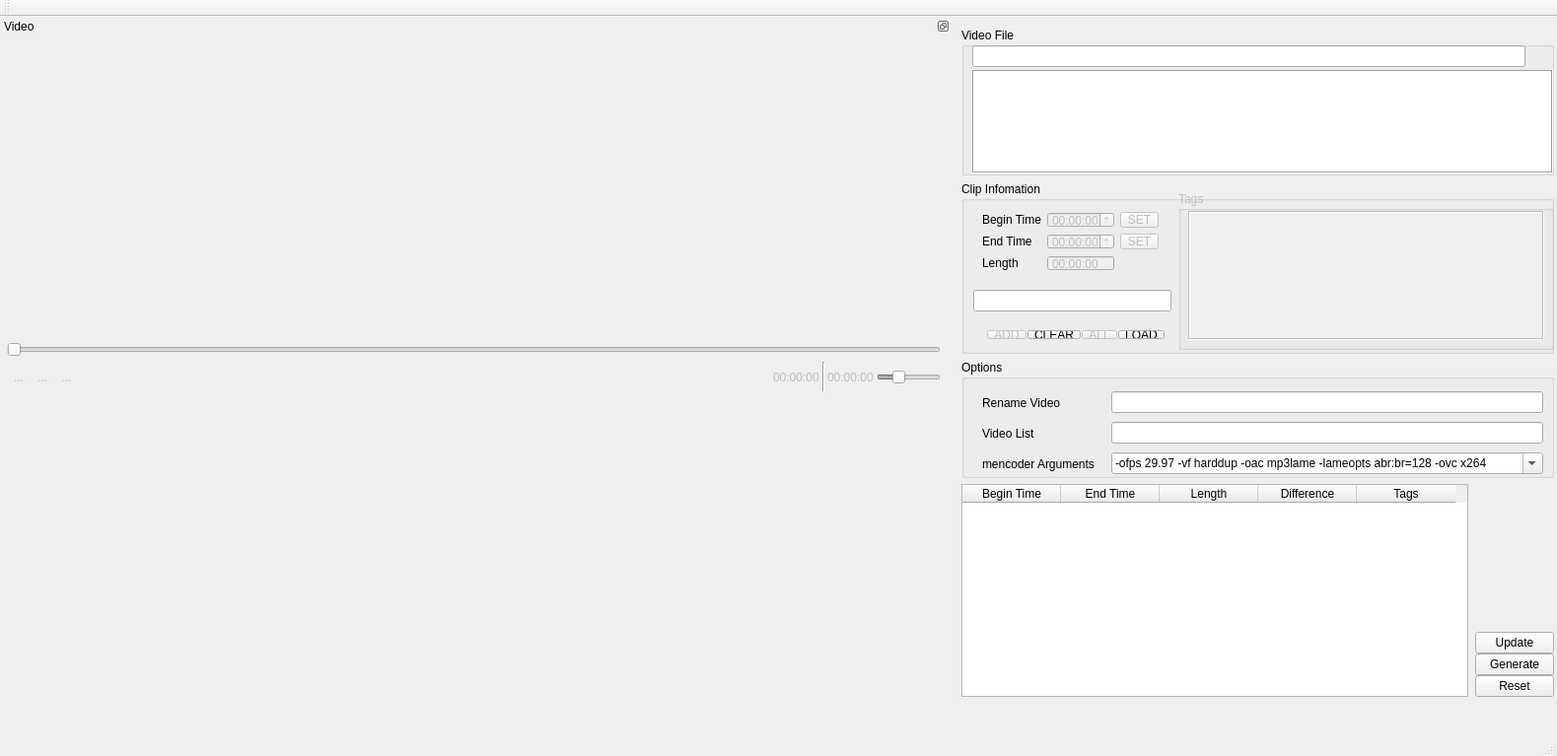
<?xml version="1.0" encoding="UTF-8"?>
<ui version="4.0">
 <class>MainWindow</class>
 <widget class="QMainWindow" name="MainWindow">
  <property name="windowModality">
   <enum>Qt::NonModal</enum>
  </property>
  <property name="geometry">
   <rect>
    <x>0</x>
    <y>0</y>
    <width>1579</width>
    <height>767</height>
   </rect>
  </property>
  <property name="sizePolicy">
   <sizepolicy hsizetype="Fixed" vsizetype="Fixed">
    <horstretch>0</horstretch>
    <verstretch>0</verstretch>
   </sizepolicy>
  </property>
  <property name="minimumSize">
   <size>
    <width>1579</width>
    <height>767</height>
   </size>
  </property>
  <property name="maximumSize">
   <size>
    <width>1759</width>
    <height>767</height>
   </size>
  </property>
  <property name="acceptDrops">
   <bool>true</bool>
  </property>
  <property name="windowTitle">
   <string>Video Clip Information Generator</string>
  </property>
  <property name="toolButtonStyle">
   <enum>Qt::ToolButtonIconOnly</enum>
  </property>
  <property name="documentMode">
   <bool>false</bool>
  </property>
  <property name="tabShape">
   <enum>QTabWidget::Triangular</enum>
  </property>
  <property name="dockNestingEnabled">
   <bool>false</bool>
  </property>
  <property name="dockOptions">
   <set>QMainWindow::AllowTabbedDocks|QMainWindow::AnimatedDocks</set>
  </property>
  <property name="unifiedTitleAndToolBarOnMac">
   <bool>false</bool>
  </property>
  <widget class="QWidget" name="centralWidget">
   <property name="sizePolicy">
    <sizepolicy hsizetype="Expanding" vsizetype="Expanding">
     <horstretch>0</horstretch>
     <verstretch>0</verstretch>
    </sizepolicy>
   </property>
   <widget class="QWidget" name="verticalLayoutWidget_4">
    <property name="geometry">
     <rect>
      <x>0</x>
      <y>0</y>
      <width>611</width>
      <height>701</height>
     </rect>
    </property>
    <layout class="QVBoxLayout" name="verticalLayout_6" stretch="0,0,0,1">
     <property name="leftMargin">
      <number>5</number>
     </property>
     <property name="rightMargin">
      <number>5</number>
     </property>
     <item>
      <widget class="QGroupBox" name="groupBox">
       <property name="sizePolicy">
        <sizepolicy hsizetype="Expanding" vsizetype="Fixed">
         <horstretch>0</horstretch>
         <verstretch>0</verstretch>
        </sizepolicy>
       </property>
       <property name="minimumSize">
        <size>
         <width>0</width>
         <height>150</height>
        </size>
       </property>
       <property name="maximumSize">
        <size>
         <width>16777215</width>
         <height>150</height>
        </size>
       </property>
       <property name="title">
        <string>Video File</string>
       </property>
       <property name="alignment">
        <set>Qt::AlignLeading|Qt::AlignLeft|Qt::AlignTop</set>
       </property>
       <property name="flat">
        <bool>true</bool>
       </property>
       <property name="checkable">
        <bool>false</bool>
       </property>
       <widget class="QWidget" name="verticalLayoutWidget_5">
        <property name="geometry">
         <rect>
          <x>10</x>
          <y>10</y>
          <width>591</width>
          <height>139</height>
         </rect>
        </property>
        <layout class="QVBoxLayout" name="verticalLayout_7" stretch="0,1">
         <property name="spacing">
          <number>0</number>
         </property>
         <property name="sizeConstraint">
          <enum>QLayout::SetMinAndMaxSize</enum>
         </property>
         <property name="leftMargin">
          <number>1</number>
         </property>
         <property name="topMargin">
          <number>5</number>
         </property>
         <property name="rightMargin">
          <number>1</number>
         </property>
         <property name="bottomMargin">
          <number>1</number>
         </property>
         <item>
          <layout class="QGridLayout" name="gridLayoutFileSelector" rowstretch="0" columnstretch="1,1">
           <property name="leftMargin">
            <number>0</number>
           </property>
           <property name="rightMargin">
            <number>0</number>
           </property>
           <property name="spacing">
            <number>0</number>
           </property>
           <item row="0" column="1">
            <widget class="QToolButton" name="toolButtonFileDialog">
             <property name="maximumSize">
              <size>
               <width>28</width>
               <height>28</height>
              </size>
             </property>
             <property name="icon">
              <iconset resource="ClipInfoGenerator.qrc">
               <normaloff>:/icons/icons/folder.png</normaloff>:/icons/icons/folder.png</iconset>
             </property>
             <property name="iconSize">
              <size>
               <width>24</width>
               <height>24</height>
              </size>
             </property>
             <property name="toolButtonStyle">
              <enum>Qt::ToolButtonIconOnly</enum>
             </property>
             <property name="autoRaise">
              <bool>true</bool>
             </property>
            </widget>
           </item>
           <item row="0" column="0">
            <widget class="QLineEdit" name="lineEditFileName">
             <property name="enabled">
              <bool>true</bool>
             </property>
             <property name="sizePolicy">
              <sizepolicy hsizetype="Expanding" vsizetype="Fixed">
               <horstretch>0</horstretch>
               <verstretch>0</verstretch>
              </sizepolicy>
             </property>
             <property name="acceptDrops">
              <bool>false</bool>
             </property>
             <property name="readOnly">
              <bool>true</bool>
             </property>
            </widget>
           </item>
          </layout>
         </item>
         <item>
          <widget class="QTableWidget" name="tableWidgetVideoInfo">
           <property name="sizePolicy">
            <sizepolicy hsizetype="Expanding" vsizetype="Expanding">
             <horstretch>1</horstretch>
             <verstretch>0</verstretch>
            </sizepolicy>
           </property>
           <property name="minimumSize">
            <size>
             <width>0</width>
             <height>0</height>
            </size>
           </property>
           <property name="frameShape">
            <enum>QFrame::Box</enum>
           </property>
           <property name="midLineWidth">
            <number>0</number>
           </property>
           <property name="editTriggers">
            <set>QAbstractItemView::NoEditTriggers</set>
           </property>
           <property name="alternatingRowColors">
            <bool>true</bool>
           </property>
           <property name="showGrid">
            <bool>true</bool>
           </property>
           <property name="gridStyle">
            <enum>Qt::DotLine</enum>
           </property>
           <property name="cornerButtonEnabled">
            <bool>true</bool>
           </property>
           <property name="rowCount">
            <number>0</number>
           </property>
           <property name="columnCount">
            <number>4</number>
           </property>
           <attribute name="horizontalHeaderVisible">
            <bool>false</bool>
           </attribute>
           <attribute name="horizontalHeaderDefaultSectionSize">
            <number>110</number>
           </attribute>
           <attribute name="horizontalHeaderHighlightSections">
            <bool>false</bool>
           </attribute>
           <attribute name="verticalHeaderVisible">
            <bool>false</bool>
           </attribute>
           <attribute name="verticalHeaderHighlightSections">
            <bool>false</bool>
           </attribute>
           <column/>
           <column/>
           <column/>
           <column/>
          </widget>
         </item>
        </layout>
       </widget>
      </widget>
     </item>
     <item>
      <widget class="QGroupBox" name="groupBoxClipInfo">
       <property name="sizePolicy">
        <sizepolicy hsizetype="MinimumExpanding" vsizetype="Fixed">
         <horstretch>0</horstretch>
         <verstretch>0</verstretch>
        </sizepolicy>
       </property>
       <property name="minimumSize">
        <size>
         <width>0</width>
         <height>175</height>
        </size>
       </property>
       <property name="maximumSize">
        <size>
         <width>16777215</width>
         <height>200</height>
        </size>
       </property>
       <property name="title">
        <string>Clip Infomation</string>
       </property>
       <property name="flat">
        <bool>true</bool>
       </property>
       <widget class="QWidget" name="gridLayoutWidget_3">
        <property name="geometry">
         <rect>
          <x>10</x>
          <y>20</y>
          <width>201</width>
          <height>82</height>
         </rect>
        </property>
        <layout class="QGridLayout" name="gridLayout_3">
         <item row="0" column="1">
          <widget class="QTimeEdit" name="timeEditBegin">
           <property name="enabled">
            <bool>false</bool>
           </property>
           <property name="sizePolicy">
            <sizepolicy hsizetype="Minimum" vsizetype="Minimum">
             <horstretch>0</horstretch>
             <verstretch>0</verstretch>
            </sizepolicy>
           </property>
           <property name="currentSection">
            <enum>QDateTimeEdit::HourSection</enum>
           </property>
           <property name="displayFormat">
            <string>hh:mm:ss</string>
           </property>
           <property name="timeSpec">
            <enum>Qt::OffsetFromUTC</enum>
           </property>
          </widget>
         </item>
         <item row="0" column="0">
          <widget class="QLabel" name="labelBeginTime">
           <property name="sizePolicy">
            <sizepolicy hsizetype="Minimum" vsizetype="Preferred">
             <horstretch>0</horstretch>
             <verstretch>0</verstretch>
            </sizepolicy>
           </property>
           <property name="text">
            <string>Begin Time</string>
           </property>
           <property name="alignment">
            <set>Qt::AlignLeading|Qt::AlignLeft|Qt::AlignVCenter</set>
           </property>
          </widget>
         </item>
         <item row="1" column="0">
          <widget class="QLabel" name="labelEnd">
           <property name="sizePolicy">
            <sizepolicy hsizetype="Minimum" vsizetype="Preferred">
             <horstretch>0</horstretch>
             <verstretch>0</verstretch>
            </sizepolicy>
           </property>
           <property name="text">
            <string>End Time</string>
           </property>
           <property name="alignment">
            <set>Qt::AlignLeading|Qt::AlignLeft|Qt::AlignVCenter</set>
           </property>
          </widget>
         </item>
         <item row="1" column="1">
          <widget class="QTimeEdit" name="timeEditEnd">
           <property name="enabled">
            <bool>false</bool>
           </property>
           <property name="buttonSymbols">
            <enum>QAbstractSpinBox::UpDownArrows</enum>
           </property>
           <property name="displayFormat">
            <string>hh:mm:ss</string>
           </property>
           <property name="timeSpec">
            <enum>Qt::OffsetFromUTC</enum>
           </property>
          </widget>
         </item>
         <item row="2" column="0">
          <widget class="QLabel" name="labelLength">
           <property name="sizePolicy">
            <sizepolicy hsizetype="Minimum" vsizetype="Preferred">
             <horstretch>0</horstretch>
             <verstretch>0</verstretch>
            </sizepolicy>
           </property>
           <property name="text">
            <string>Length</string>
           </property>
           <property name="alignment">
            <set>Qt::AlignLeading|Qt::AlignLeft|Qt::AlignVCenter</set>
           </property>
          </widget>
         </item>
         <item row="2" column="1">
          <widget class="QTimeEdit" name="timeEditLength">
           <property name="enabled">
            <bool>false</bool>
           </property>
           <property name="buttonSymbols">
            <enum>QAbstractSpinBox::NoButtons</enum>
           </property>
           <property name="displayFormat">
            <string>hh:mm:ss</string>
           </property>
           <property name="timeSpec">
            <enum>Qt::OffsetFromUTC</enum>
           </property>
          </widget>
         </item>
         <item row="0" column="2">
          <widget class="QToolButton" name="toolButtonBeginSet">
           <property name="enabled">
            <bool>false</bool>
           </property>
           <property name="text">
            <string>SET</string>
           </property>
          </widget>
         </item>
         <item row="1" column="2">
          <widget class="QToolButton" name="toolButtonEndSet">
           <property name="enabled">
            <bool>false</bool>
           </property>
           <property name="text">
            <string>SET</string>
           </property>
          </widget>
         </item>
        </layout>
       </widget>
       <widget class="QGroupBox" name="groupBoxTag">
        <property name="enabled">
         <bool>false</bool>
        </property>
        <property name="geometry">
         <rect>
          <x>220</x>
          <y>10</y>
          <width>381</width>
          <height>161</height>
         </rect>
        </property>
        <property name="sizePolicy">
         <sizepolicy hsizetype="Expanding" vsizetype="Expanding">
          <horstretch>0</horstretch>
          <verstretch>0</verstretch>
         </sizepolicy>
        </property>
        <property name="title">
         <string>Tags</string>
        </property>
        <property name="checkable">
         <bool>false</bool>
        </property>
        <property name="checked">
         <bool>false</bool>
        </property>
        <widget class="QListWidget" name="listWidgetTags">
         <property name="enabled">
          <bool>false</bool>
         </property>
         <property name="geometry">
          <rect>
           <x>10</x>
           <y>20</y>
           <width>361</width>
           <height>131</height>
          </rect>
         </property>
         <property name="sizePolicy">
          <sizepolicy hsizetype="Expanding" vsizetype="Fixed">
           <horstretch>0</horstretch>
           <verstretch>0</verstretch>
          </sizepolicy>
         </property>
         <property name="focusPolicy">
          <enum>Qt::StrongFocus</enum>
         </property>
         <property name="frameShape">
          <enum>QFrame::Box</enum>
         </property>
         <property name="frameShadow">
          <enum>QFrame::Sunken</enum>
         </property>
         <property name="editTriggers">
          <set>QAbstractItemView::DoubleClicked|QAbstractItemView::EditKeyPressed|QAbstractItemView::SelectedClicked</set>
         </property>
         <property name="selectionMode">
          <enum>QAbstractItemView::MultiSelection</enum>
         </property>
         <property name="isWrapping" stdset="0">
          <bool>true</bool>
         </property>
         <property name="layoutMode">
          <enum>QListView::SinglePass</enum>
         </property>
        </widget>
       </widget>
       <widget class="QWidget" name="horizontalLayoutWidget_4">
        <property name="geometry">
         <rect>
          <x>14</x>
          <y>140</y>
          <width>205</width>
          <height>31</height>
         </rect>
        </property>
        <layout class="QHBoxLayout" name="horizontalLayout_5">
         <property name="spacing">
          <number>0</number>
         </property>
         <item>
          <widget class="QToolButton" name="toolButtonClipAdd">
           <property name="enabled">
            <bool>false</bool>
           </property>
           <property name="toolTip">
            <string>Add a new clip information to the table</string>
           </property>
           <property name="text">
            <string>ADD</string>
           </property>
          </widget>
         </item>
         <item>
          <widget class="QToolButton" name="toolButtonClipClear">
           <property name="toolTip">
            <string>Clear all clip information</string>
           </property>
           <property name="text">
            <string>CLEAR</string>
           </property>
          </widget>
         </item>
         <item>
          <widget class="QToolButton" name="toolButtonTagAll">
           <property name="enabled">
            <bool>false</bool>
           </property>
           <property name="toolTip">
            <string>Select all tags</string>
           </property>
           <property name="text">
            <string>ALL</string>
           </property>
          </widget>
         </item>
         <item>
          <widget class="QToolButton" name="toolButton">
           <property name="toolTip">
            <string>Reload tag_list.ini</string>
           </property>
           <property name="whatsThis">
            <string/>
           </property>
           <property name="text">
            <string>LOAD</string>
           </property>
          </widget>
         </item>
        </layout>
       </widget>
       <widget class="QLineEdit" name="lineEditTagOther">
        <property name="geometry">
         <rect>
          <x>12</x>
          <y>110</y>
          <width>201</width>
          <height>22</height>
         </rect>
        </property>
       </widget>
      </widget>
     </item>
     <item alignment="Qt::AlignTop">
      <widget class="QGroupBox" name="groupBoxOptions">
       <property name="sizePolicy">
        <sizepolicy hsizetype="Expanding" vsizetype="Fixed">
         <horstretch>0</horstretch>
         <verstretch>0</verstretch>
        </sizepolicy>
       </property>
       <property name="minimumSize">
        <size>
         <width>499</width>
         <height>120</height>
        </size>
       </property>
       <property name="maximumSize">
        <size>
         <width>16777215</width>
         <height>120</height>
        </size>
       </property>
       <property name="title">
        <string>Options</string>
       </property>
       <property name="flat">
        <bool>true</bool>
       </property>
       <widget class="QWidget" name="gridLayoutWidget_2">
        <property name="geometry">
         <rect>
          <x>10</x>
          <y>20</y>
          <width>591</width>
          <height>91</height>
         </rect>
        </property>
        <layout class="QGridLayout" name="gridLayout_2" columnstretch="0,1">
         <property name="sizeConstraint">
          <enum>QLayout::SetMinAndMaxSize</enum>
         </property>
         <item row="2" column="1">
          <widget class="QComboBox" name="comboBox">
           <property name="editable">
            <bool>true</bool>
           </property>
           <item>
            <property name="text">
             <string>-ofps 29.97 -vf harddup -oac mp3lame -lameopts abr:br=128 -ovc x264</string>
            </property>
           </item>
           <item>
            <property name="text">
             <string>-ovc copy -oac mp3lame -lameopts abr:br=128</string>
            </property>
           </item>
           <item>
            <property name="text">
             <string>-ofps 29.97 -vf harddup -oac pcm -ovc x264 -x264encopts bitrate=3000</string>
            </property>
           </item>
          </widget>
         </item>
         <item row="0" column="0">
          <widget class="QLabel" name="labelNewName">
           <property name="sizePolicy">
            <sizepolicy hsizetype="Minimum" vsizetype="Fixed">
             <horstretch>0</horstretch>
             <verstretch>0</verstretch>
            </sizepolicy>
           </property>
           <property name="minimumSize">
            <size>
             <width>125</width>
             <height>25</height>
            </size>
           </property>
           <property name="maximumSize">
            <size>
             <width>16777215</width>
             <height>25</height>
            </size>
           </property>
           <property name="text">
            <string>Rename Video</string>
           </property>
          </widget>
         </item>
         <item row="0" column="1">
          <widget class="QLineEdit" name="lineEditNewName">
           <property name="sizePolicy">
            <sizepolicy hsizetype="Expanding" vsizetype="Fixed">
             <horstretch>0</horstretch>
             <verstretch>0</verstretch>
            </sizepolicy>
           </property>
           <property name="minimumSize">
            <size>
             <width>0</width>
             <height>0</height>
            </size>
           </property>
          </widget>
         </item>
         <item row="1" column="1">
          <widget class="QLineEdit" name="lineEditVideoList"/>
         </item>
         <item row="1" column="0">
          <widget class="QLabel" name="labelVideoList">
           <property name="sizePolicy">
            <sizepolicy hsizetype="Minimum" vsizetype="Fixed">
             <horstretch>0</horstretch>
             <verstretch>0</verstretch>
            </sizepolicy>
           </property>
           <property name="minimumSize">
            <size>
             <width>125</width>
             <height>25</height>
            </size>
           </property>
           <property name="maximumSize">
            <size>
             <width>16777215</width>
             <height>25</height>
            </size>
           </property>
           <property name="text">
            <string>Video List</string>
           </property>
          </widget>
         </item>
         <item row="2" column="0">
          <widget class="QLabel" name="labelMencoderArgs">
           <property name="sizePolicy">
            <sizepolicy hsizetype="Minimum" vsizetype="Fixed">
             <horstretch>0</horstretch>
             <verstretch>0</verstretch>
            </sizepolicy>
           </property>
           <property name="minimumSize">
            <size>
             <width>125</width>
             <height>25</height>
            </size>
           </property>
           <property name="maximumSize">
            <size>
             <width>16777215</width>
             <height>25</height>
            </size>
           </property>
           <property name="text">
            <string>mencoder Arguments</string>
           </property>
          </widget>
         </item>
        </layout>
       </widget>
      </widget>
     </item>
     <item>
      <layout class="QHBoxLayout" name="horizontalLayout_6" stretch="1,0">
       <property name="spacing">
        <number>7</number>
       </property>
       <item>
        <widget class="QTableWidget" name="tableWidget">
         <property name="sizePolicy">
          <sizepolicy hsizetype="Expanding" vsizetype="Expanding">
           <horstretch>0</horstretch>
           <verstretch>0</verstretch>
          </sizepolicy>
         </property>
         <property name="focusPolicy">
          <enum>Qt::StrongFocus</enum>
         </property>
         <property name="editTriggers">
          <set>QAbstractItemView::DoubleClicked</set>
         </property>
         <property name="tabKeyNavigation">
          <bool>true</bool>
         </property>
         <property name="dragDropOverwriteMode">
          <bool>false</bool>
         </property>
         <property name="alternatingRowColors">
          <bool>true</bool>
         </property>
         <property name="selectionMode">
          <enum>QAbstractItemView::ExtendedSelection</enum>
         </property>
         <property name="rowCount">
          <number>0</number>
         </property>
         <property name="columnCount">
          <number>5</number>
         </property>
         <column>
          <property name="text">
           <string>Begin Time</string>
          </property>
         </column>
         <column>
          <property name="text">
           <string>End Time</string>
          </property>
         </column>
         <column>
          <property name="text">
           <string>Length</string>
          </property>
         </column>
         <column>
          <property name="text">
           <string>Difference</string>
          </property>
         </column>
         <column>
          <property name="text">
           <string>Tags</string>
          </property>
         </column>
        </widget>
       </item>
       <item>
        <layout class="QVBoxLayout" name="verticalLayout_4">
         <property name="spacing">
          <number>0</number>
         </property>
         <item>
          <spacer name="verticalSpacer">
           <property name="orientation">
            <enum>Qt::Vertical</enum>
           </property>
           <property name="sizeType">
            <enum>QSizePolicy::Expanding</enum>
           </property>
           <property name="sizeHint" stdset="0">
            <size>
             <width>20</width>
             <height>40</height>
            </size>
           </property>
          </spacer>
         </item>
         <item>
          <widget class="QPushButton" name="pushButtonUpdate">
           <property name="text">
            <string>Update</string>
           </property>
          </widget>
         </item>
         <item>
          <widget class="QPushButton" name="pushButtonVLGen">
           <property name="text">
            <string>Generate</string>
           </property>
          </widget>
         </item>
         <item>
          <widget class="QPushButton" name="pushButtonReset">
           <property name="text">
            <string>Reset</string>
           </property>
          </widget>
         </item>
        </layout>
       </item>
      </layout>
     </item>
    </layout>
   </widget>
  </widget>
  <widget class="QToolBar" name="mainToolBar">
   <attribute name="toolBarArea">
    <enum>TopToolBarArea</enum>
   </attribute>
   <attribute name="toolBarBreak">
    <bool>false</bool>
   </attribute>
  </widget>
  <widget class="QMenuBar" name="menuBar">
   <property name="geometry">
    <rect>
     <x>0</x>
     <y>0</y>
     <width>1579</width>
     <height>25</height>
    </rect>
   </property>
  </widget>
  <widget class="QStatusBar" name="statusBar">
   <property name="sizeGripEnabled">
    <bool>true</bool>
   </property>
  </widget>
  <widget class="QDockWidget" name="dockWidget">
   <property name="sizePolicy">
    <sizepolicy hsizetype="Expanding" vsizetype="Expanding">
     <horstretch>0</horstretch>
     <verstretch>0</verstretch>
    </sizepolicy>
   </property>
   <property name="minimumSize">
    <size>
     <width>964</width>
     <height>704</height>
    </size>
   </property>
   <property name="maximumSize">
    <size>
     <width>964</width>
     <height>704</height>
    </size>
   </property>
   <property name="floating">
    <bool>false</bool>
   </property>
   <property name="features">
    <set>QDockWidget::DockWidgetFloatable|QDockWidget::DockWidgetMovable</set>
   </property>
   <property name="allowedAreas">
    <set>Qt::LeftDockWidgetArea|Qt::RightDockWidgetArea</set>
   </property>
   <property name="windowTitle">
    <string>Video</string>
   </property>
   <attribute name="dockWidgetArea">
    <number>1</number>
   </attribute>
   <widget class="QWidget" name="dockWidgetContents_2">
    <property name="sizePolicy">
     <sizepolicy hsizetype="Expanding" vsizetype="Expanding">
      <horstretch>0</horstretch>
      <verstretch>0</verstretch>
     </sizepolicy>
    </property>
    <widget class="QWidget" name="verticalLayoutWidget_2">
     <property name="geometry">
      <rect>
       <x>0</x>
       <y>0</y>
       <width>961</width>
       <height>671</height>
      </rect>
     </property>
     <layout class="QVBoxLayout" name="verticalLayout_5" stretch="1,0">
      <property name="spacing">
       <number>2</number>
      </property>
      <property name="sizeConstraint">
       <enum>QLayout::SetNoConstraint</enum>
      </property>
      <property name="leftMargin">
       <number>2</number>
      </property>
      <property name="topMargin">
       <number>2</number>
      </property>
      <property name="rightMargin">
       <number>2</number>
      </property>
      <property name="bottomMargin">
       <number>2</number>
      </property>
      <item>
       <layout class="QVBoxLayout" name="verticalLayout">
        <property name="spacing">
         <number>0</number>
        </property>
        <property name="sizeConstraint">
         <enum>QLayout::SetDefaultConstraint</enum>
        </property>
        <property name="leftMargin">
         <number>1</number>
        </property>
        <property name="topMargin">
         <number>1</number>
        </property>
        <property name="rightMargin">
         <number>1</number>
        </property>
        <property name="bottomMargin">
         <number>1</number>
        </property>
       </layout>
      </item>
      <item>
       <layout class="QVBoxLayout" name="verticalLayout_3" stretch="1,1">
        <property name="spacing">
         <number>5</number>
        </property>
        <property name="sizeConstraint">
         <enum>QLayout::SetDefaultConstraint</enum>
        </property>
        <property name="leftMargin">
         <number>5</number>
        </property>
        <property name="topMargin">
         <number>5</number>
        </property>
        <property name="rightMargin">
         <number>5</number>
        </property>
        <property name="bottomMargin">
         <number>5</number>
        </property>
        <item>
         <widget class="QSlider" name="horizontalSliderVideo">
          <property name="sizePolicy">
           <sizepolicy hsizetype="Expanding" vsizetype="Fixed">
            <horstretch>0</horstretch>
            <verstretch>0</verstretch>
           </sizepolicy>
          </property>
          <property name="minimumSize">
           <size>
            <width>0</width>
            <height>15</height>
           </size>
          </property>
          <property name="maximumSize">
           <size>
            <width>16777215</width>
            <height>15</height>
           </size>
          </property>
          <property name="mouseTracking">
           <bool>false</bool>
          </property>
          <property name="focusPolicy">
           <enum>Qt::NoFocus</enum>
          </property>
          <property name="maximum">
           <number>0</number>
          </property>
          <property name="singleStep">
           <number>10000</number>
          </property>
          <property name="pageStep">
           <number>60000</number>
          </property>
          <property name="value">
           <number>0</number>
          </property>
          <property name="sliderPosition">
           <number>0</number>
          </property>
          <property name="tracking">
           <bool>false</bool>
          </property>
          <property name="orientation">
           <enum>Qt::Horizontal</enum>
          </property>
          <property name="invertedControls">
           <bool>false</bool>
          </property>
          <property name="tickPosition">
           <enum>QSlider::NoTicks</enum>
          </property>
          <property name="tickInterval">
           <number>0</number>
          </property>
         </widget>
        </item>
        <item>
         <layout class="QHBoxLayout" name="horizontalLayout_2" stretch="0,0,0,1,0,0,0,0,0,0">
          <property name="spacing">
           <number>0</number>
          </property>
          <property name="sizeConstraint">
           <enum>QLayout::SetDefaultConstraint</enum>
          </property>
          <item>
           <widget class="QToolButton" name="toolButtonStop">
            <property name="enabled">
             <bool>false</bool>
            </property>
            <property name="text">
             <string>...</string>
            </property>
            <property name="icon">
             <iconset resource="ClipInfoGenerator.qrc">
              <normaloff>:/icons/icons/button-stop.png</normaloff>:/icons/icons/button-stop.png</iconset>
            </property>
            <property name="iconSize">
             <size>
              <width>24</width>
              <height>24</height>
             </size>
            </property>
            <property name="autoRaise">
             <bool>true</bool>
            </property>
           </widget>
          </item>
          <item>
           <widget class="QToolButton" name="toolButtonPause">
            <property name="enabled">
             <bool>false</bool>
            </property>
            <property name="text">
             <string>...</string>
            </property>
            <property name="icon">
             <iconset resource="ClipInfoGenerator.qrc">
              <normaloff>:/icons/icons/button-pause.png</normaloff>:/icons/icons/button-pause.png</iconset>
            </property>
            <property name="iconSize">
             <size>
              <width>24</width>
              <height>24</height>
             </size>
            </property>
            <property name="autoRaise">
             <bool>true</bool>
            </property>
           </widget>
          </item>
          <item>
           <widget class="QToolButton" name="toolButtonPlay">
            <property name="enabled">
             <bool>false</bool>
            </property>
            <property name="text">
             <string>...</string>
            </property>
            <property name="icon">
             <iconset resource="ClipInfoGenerator.qrc">
              <normaloff>:/icons/icons/button-play.png</normaloff>:/icons/icons/button-play.png</iconset>
            </property>
            <property name="iconSize">
             <size>
              <width>24</width>
              <height>24</height>
             </size>
            </property>
            <property name="checkable">
             <bool>false</bool>
            </property>
            <property name="toolButtonStyle">
             <enum>Qt::ToolButtonIconOnly</enum>
            </property>
            <property name="autoRaise">
             <bool>true</bool>
            </property>
            <property name="arrowType">
             <enum>Qt::NoArrow</enum>
            </property>
           </widget>
          </item>
          <item>
           <spacer name="horizontalSpacer">
            <property name="orientation">
             <enum>Qt::Horizontal</enum>
            </property>
            <property name="sizeType">
             <enum>QSizePolicy::Expanding</enum>
            </property>
            <property name="sizeHint" stdset="0">
             <size>
              <width>120</width>
              <height>1</height>
             </size>
            </property>
           </spacer>
          </item>
          <item>
           <widget class="QToolButton" name="toolButtonBegin">
            <property name="enabled">
             <bool>false</bool>
            </property>
            <property name="text">
             <string/>
            </property>
            <property name="icon">
             <iconset resource="ClipInfoGenerator.qrc">
              <normaloff>:/icons/icons/button-begin.png</normaloff>:/icons/icons/button-begin.png</iconset>
            </property>
            <property name="iconSize">
             <size>
              <width>24</width>
              <height>24</height>
             </size>
            </property>
            <property name="autoRaise">
             <bool>true</bool>
            </property>
           </widget>
          </item>
          <item>
           <widget class="QToolButton" name="toolButtonEnd">
            <property name="enabled">
             <bool>false</bool>
            </property>
            <property name="text">
             <string/>
            </property>
            <property name="icon">
             <iconset resource="ClipInfoGenerator.qrc">
              <normaloff>:/icons/icons/button-end.png</normaloff>:/icons/icons/button-end.png</iconset>
            </property>
            <property name="iconSize">
             <size>
              <width>24</width>
              <height>24</height>
             </size>
            </property>
            <property name="autoRaise">
             <bool>true</bool>
            </property>
           </widget>
          </item>
          <item>
           <widget class="QTimeEdit" name="timeEditCurrent">
            <property name="enabled">
             <bool>false</bool>
            </property>
            <property name="sizePolicy">
             <sizepolicy hsizetype="Minimum" vsizetype="Fixed">
              <horstretch>0</horstretch>
              <verstretch>0</verstretch>
             </sizepolicy>
            </property>
            <property name="wrapping">
             <bool>false</bool>
            </property>
            <property name="frame">
             <bool>false</bool>
            </property>
            <property name="alignment">
             <set>Qt::AlignCenter</set>
            </property>
            <property name="readOnly">
             <bool>true</bool>
            </property>
            <property name="buttonSymbols">
             <enum>QAbstractSpinBox::NoButtons</enum>
            </property>
            <property name="currentSection">
             <enum>QDateTimeEdit::MinuteSection</enum>
            </property>
            <property name="displayFormat">
             <string>hh:mm:ss</string>
            </property>
            <property name="currentSectionIndex">
             <number>1</number>
            </property>
            <property name="timeSpec">
             <enum>Qt::OffsetFromUTC</enum>
            </property>
           </widget>
          </item>
          <item>
           <widget class="Line" name="line">
            <property name="sizePolicy">
             <sizepolicy hsizetype="Fixed" vsizetype="Fixed">
              <horstretch>0</horstretch>
              <verstretch>0</verstretch>
             </sizepolicy>
            </property>
            <property name="minimumSize">
             <size>
              <width>0</width>
              <height>30</height>
             </size>
            </property>
            <property name="maximumSize">
             <size>
              <width>16777215</width>
              <height>30</height>
             </size>
            </property>
            <property name="frameShadow">
             <enum>QFrame::Sunken</enum>
            </property>
            <property name="orientation">
             <enum>Qt::Vertical</enum>
            </property>
           </widget>
          </item>
          <item>
           <widget class="QTimeEdit" name="timeEditMax">
            <property name="enabled">
             <bool>false</bool>
            </property>
            <property name="sizePolicy">
             <sizepolicy hsizetype="Minimum" vsizetype="Fixed">
              <horstretch>0</horstretch>
              <verstretch>0</verstretch>
             </sizepolicy>
            </property>
            <property name="baseSize">
             <size>
              <width>0</width>
              <height>0</height>
             </size>
            </property>
            <property name="wrapping">
             <bool>false</bool>
            </property>
            <property name="frame">
             <bool>false</bool>
            </property>
            <property name="alignment">
             <set>Qt::AlignCenter</set>
            </property>
            <property name="readOnly">
             <bool>true</bool>
            </property>
            <property name="buttonSymbols">
             <enum>QAbstractSpinBox::NoButtons</enum>
            </property>
            <property name="currentSection">
             <enum>QDateTimeEdit::MinuteSection</enum>
            </property>
            <property name="displayFormat">
             <string>hh:mm:ss</string>
            </property>
            <property name="currentSectionIndex">
             <number>1</number>
            </property>
            <property name="timeSpec">
             <enum>Qt::OffsetFromUTC</enum>
            </property>
            <property name="time">
             <time>
              <hour>0</hour>
              <minute>0</minute>
              <second>0</second>
             </time>
            </property>
           </widget>
          </item>
          <item>
           <widget class="QSlider" name="horizontalSliderVolume">
            <property name="enabled">
             <bool>false</bool>
            </property>
            <property name="sizePolicy">
             <sizepolicy hsizetype="Fixed" vsizetype="Fixed">
              <horstretch>0</horstretch>
              <verstretch>0</verstretch>
             </sizepolicy>
            </property>
            <property name="maximumSize">
             <size>
              <width>65</width>
              <height>13</height>
             </size>
            </property>
            <property name="focusPolicy">
             <enum>Qt::NoFocus</enum>
            </property>
            <property name="maximum">
             <number>100</number>
            </property>
            <property name="singleStep">
             <number>10</number>
            </property>
            <property name="pageStep">
             <number>50</number>
            </property>
            <property name="value">
             <number>30</number>
            </property>
            <property name="orientation">
             <enum>Qt::Horizontal</enum>
            </property>
           </widget>
          </item>
         </layout>
        </item>
       </layout>
      </item>
     </layout>
    </widget>
   </widget>
  </widget>
 </widget>
 <layoutdefault spacing="6" margin="11"/>
 <resources>
  <include location="ClipInfoGenerator.qrc"/>
 </resources>
 <connections/>
</ui>
